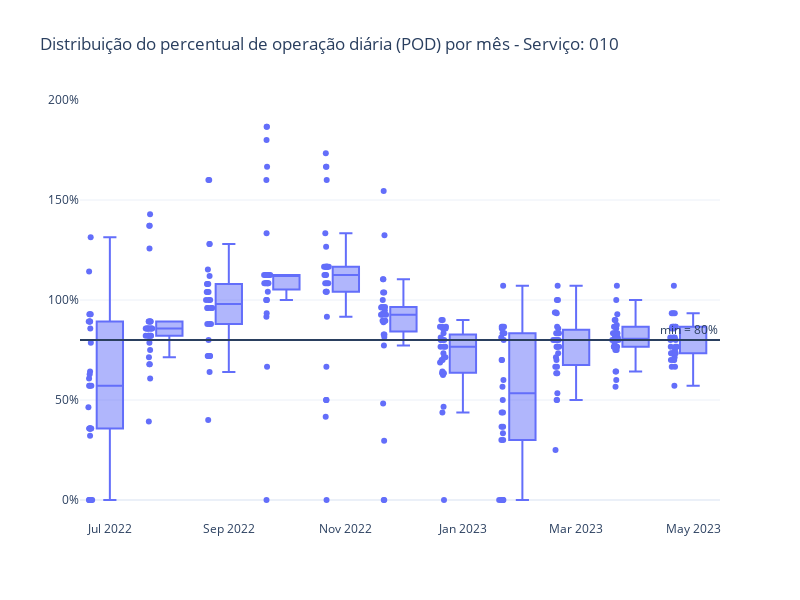

Notebook cell for this chart:
### Code cell
y = "perc_km_planejada"
title = f"Distribuição do percentual de operação diária (POD) por mês - Serviço: 010"

fig = px.box(
    pod_pre_reprocessamento, 
    x="mes_ano", 
    y=y, 
    title=title,
    template="plotly_white",
    labels={
        "mes_ano": "",
        y: ""
    },
    points="all"
)

fig.update_layout(
    yaxis_range=[-10, 200],  
    yaxis_ticksuffix="%",
    width=800,
    height=600,
    showlegend=False,
)

fig.add_hline(y=80, annotation_text="min = 80%")  # Linha horizontal para indicar o mínimo de 80%

fig.show()

### Figure 1 — Plotly figure (JSON) as saved in the notebook; plotly's stock layout.template omitted (floating-point values rounded to 4 significant figures; data arrays with more than 128 entries replaced by an {"elided": "..."} marker saying what was removed)
{"data": [{"alignmentgroup": "True", "boxpoints": "all", "hovertemplate": "=%{y}<extra></extra>", "legendgroup": "", "marker": {"color": "#636efa"}, "name": "", "notched": false, "offsetgroup": "", "orientation": "v", "showlegend": false, "type": "box", "x": {"elided": "335 str values"}, "x0": " ", "xaxis": "x", "y": {"elided": "335 float values"}, "y0": " ", "yaxis": "y"}], "layout": {"annotations": [{"showarrow": false, "text": "min = 80%", "x": 1, "xanchor": "right", "xref": "x domain", "y": 80, "yanchor": "bottom", "yref": "y"}], "boxmode": "group", "height": 600, "legend": {"tracegroupgap": 0}, "shapes": [{"type": "line", "x0": 0, "x1": 1, "xref": "x domain", "y0": 80, "y1": 80, "yref": "y"}], "showlegend": false, "title": {"text": "Distribuição do percentual de operação diária (POD) por mês - Serviço: 010"}, "width": 800, "xaxis": {"anchor": "y", "domain": [0, 1], "title": {"text": ""}}, "yaxis": {"anchor": "x", "domain": [0, 1], "range": [-10, 200], "ticksuffix": "%", "title": {"text": ""}}}}
